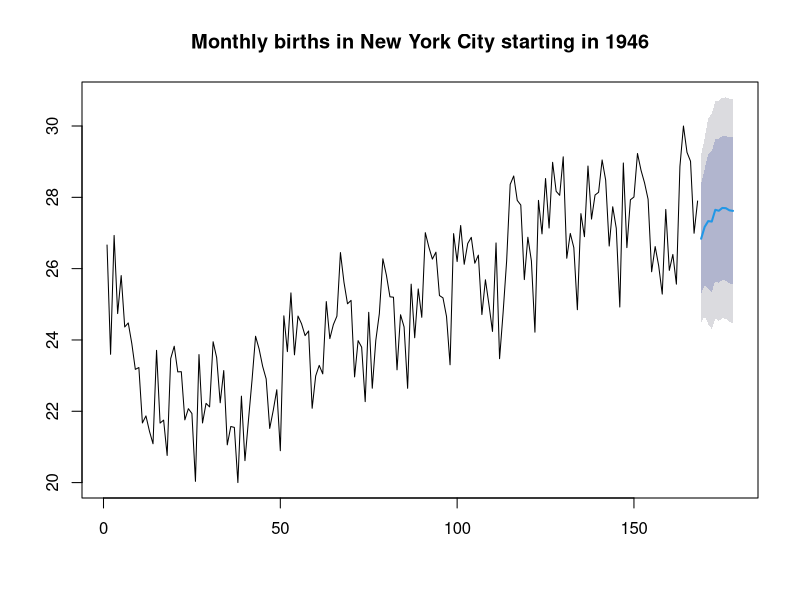

Write the R code that produced this figure. (Note: this script raises an error after producing the figure.)
library(XML)
library(xts)
library(forecast)
library(ggplot2)

# BIRTHS
births <- read.csv(file='monthly-new-york-city-births.csv', header=T, col.names=c('month','births'))
fit <- auto.arima(as.vector(births[,2]))
png(file='births.png',width=1000, height=500)
plot(forecast(fit,10), main='Monthly births in New York City starting in 1946')  #standard plot
dev.off()
#Series: as.vector(births[, 2]) 
#ARIMA(4,1,3)                    
#
#Coefficients:
#         ar1     ar2      ar3      ar4      ma1     ma2     ma3
#      0.4918  0.6102  -0.2806  -0.5472  -1.2276  0.0361  0.5153
#s.e.  0.1142  0.1140   0.0560   0.0877   0.1165  0.2000  0.1115
#
#sigma^2 estimated as 1.187:  log likelihood=-251.26
#AIC=518.39   AICc=519.3   BIC=543.33

# UNRULY PASSENGERS
url2 <- 'http://www.faa.gov/data_research/passengers_cargo/unruly_passengers/'
X <- readHTMLTable(url2, header=T, stringsAsFactors=FALSE)[[1]]
unruliness <- as.xts(as.numeric(X[-19,2]), order.by = as.Date(X[-19,1], format="%Y"))

nobs <- length(unruliness[,1])
fit <- auto.arima(as.vector(unruliness), xreg=1:nobs-1, ic="bic") # (1,0,0)
fore <- predict(fit, 10, newxreg=(nobs+1):(nobs+10))
#Series: as.vector(unruliness) 
#ARIMA(1,0,0) with non-zero mean 
#
#Coefficients:
#         ar1  intercept  1:nobs - 1
#      0.7464   212.4001     -2.5713
#s.e.  0.1579    55.9264      4.9262
#
#sigma^2 estimated as 1669:  log likelihood=-92.73
#AIC=193.45   AICc=196.53   BIC=197.01

#fit <- auto.arima(as.vector(unruliness)) # (0,1,0) random walk
#fore <- predict(fit, 10)

# Prettier graph
dates <- seq(index(last(unruliness)), by="year", length.out=11)
pred <- xts(fore$pred,dates[-1])
uconf <- xts((fore$pred + 1.96*fore$se),dates[-1])
lconf <- xts((fore$pred - 1.96*fore$se),dates[-1])

yvars <- merge(unruliness,pred,uconf,lconf)
yvars[length(unruliness),] <- coredata(last(unruliness)) # link to now.

plotdat <- data.frame(
  Series = as.numeric(yvars[,1]),
  Forecast = as.numeric(yvars[,2]),
  LowerBound = as.numeric(yvars[,3]),
  UpperBound = as.numeric(yvars[,4]),
  date = index(yvars))

f1 <- ggplot(plotdat, aes(x=date) ) +
    geom_line(aes(y = Series), size=1.1, colour="black") +
    theme_bw() +
    geom_smooth(aes(y = Forecast, ymin = LowerBound, ymax = UpperBound), stat="identity", alpha=0.20) +
    geom_line(aes(y = Forecast), colour="red", size=0.90) +
    geom_line(aes(y = LowerBound), colour="red", size=0.25, linetype="longdash") +
    geom_line(aes(y = UpperBound), colour="red", size=0.25, linetype="longdash") +
    opts(title="FAA's Count of Unruly Passengers")
print(f1)
ggsave('unruly-fcast.png', width=6.5, height=2.75, plot=f1, dpi=90)

f2 <- ggplot(plotdat, aes(x=date) ) +
    geom_line(aes(y = Series), size=1.1, colour="black") +
    theme_bw() +
    opts(title="FAA's Count of Unruly Passengers")
print(f2)
ggsave('unruly.png', width=6.5, height=2.75, plot=f2, dpi=90)
